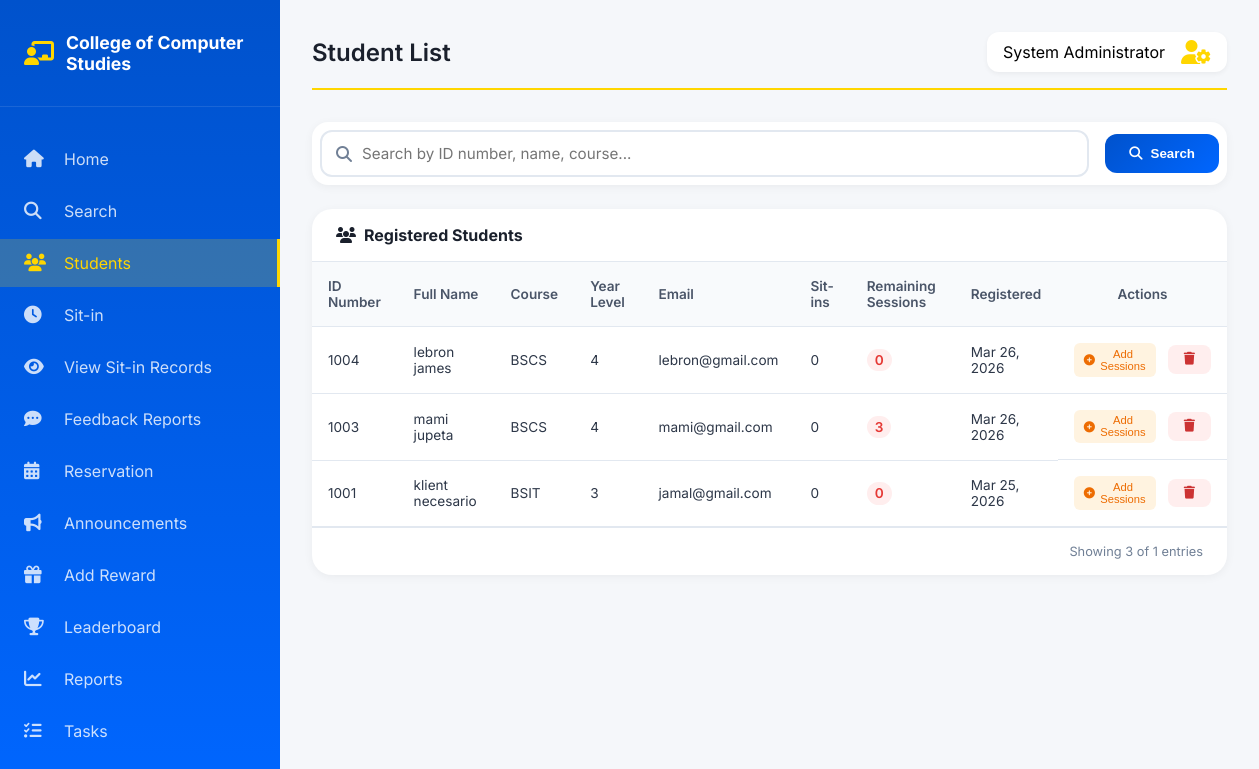
Page /admin/admin_students.php (signed in) on the committed database.
### tables this page shows
CREATE TABLE `users` (
  `id` int(11) NOT NULL,
  `id_number` varchar(50) NOT NULL,
  `last_name` varchar(100) NOT NULL,
  `first_name` varchar(100) NOT NULL,
  `middle_name` varchar(100) DEFAULT NULL,
  `course_level` int(11) NOT NULL,
  `course` varchar(50) NOT NULL,
  `password` varchar(255) NOT NULL,
  `email` varchar(100) NOT NULL,
  `address` text NOT NULL,
  `session_count` int(11) DEFAULT 0,
  `created_at` timestamp NOT NULL DEFAULT current_timestamp(),
  `updated_at` timestamp NOT NULL DEFAULT current_timestamp() ON UPDATE current_timestamp(),
  `profile_picture` varchar(255) DEFAULT 'default-avatar.png',
  `role` varchar(20) DEFAULT 'student'
);

### admin/admin_students.php (the view, shortened to what this page needs)
<?php
require_once '../config/database.php';
$admin_name = isset($_SESSION['user_name']) ? $_SESSION['user_name'] : 'Admin';
$limit = 15;
$page = isset($_GET['page']) ? intval($_GET['page']) : 1;
$offset = ($page - 1) * $limit;
$search = isset($_GET['search']) ? mysqli_real_escape_string($conn, $_GET['search']) : '';
$query = "SELECT u.*, COUNT(s.id) as total_sitins
          FROM users u
          LEFT JOIN sit_in_sessions s ON u.id = s.user_id AND s.status = 'completed'
          WHERE u.role = 'student' OR u.role IS NULL";
$total_query = "SELECT COUNT(*) as total FROM ($query) as temp";
$total_result = mysqli_query($conn, $total_query);
$total_rows = mysqli_fetch_assoc($total_result)['total'];
$query .= " GROUP BY u.id ORDER BY u.last_name ASC LIMIT $offset, $limit";
$students = mysqli_query($conn, $query);
?>
<!DOCTYPE html>
<html lang="en">
<head>
    <link rel="stylesheet" href="../frontend/admin.css">
    <link rel="stylesheet" href="https://cdnjs.cloudflare.com/ajax/libs/font-awesome/6.4.0/css/all.min.css">
</head>
<body>
    <div class="admin-container">
        <aside class="admin-sidebar">
            <div class="sidebar-header">
                <div class="logo">
                    <i class="fas fa-chalkboard-user"></i>
                    <span>College of Computer Studies</span>
                </div>
            </div>
            <nav class="sidebar-nav">
                <a href="admin_dashboard.php" class="nav-item"><i class="fas fa-home"></i><span>Home</span></a>
                <a href="admin_search.php" class="nav-item"><i class="fas fa-search"></i><span>Search</span></a>
                <a href="admin_students.php" class="nav-item active"><i class="fas fa-users"></i><span>Students</span></a>
                <a href="admin_sitins.php" class="nav-item"><i class="fas fa-clock"></i><span>Sit-in</span></a>
                <a href="admin_view_sitins.php" class="nav-item"><i class="fas fa-eye"></i><span>View Sit-in Records</span></a>
                <a href="admin_feedback_reports.php" class="nav-item"><i class="fas fa-comment-dots"></i><span>Feedback Reports</span></a>
                <a href="admin_reservation.php" class="nav-item"><i class="fas fa-calendar-alt"></i><span>Reservation</span></a>
                <a href="admin_announcements.php" class="nav-item"><i class="fas fa-bullhorn"></i><span>Announcements</span></a>
                <a href="admin_add_reward.php" class="nav-item"><i class="fas fa-gift"></i><span>Add Reward</span></a>
                <a href="admin_leaderboard.php" class="nav-item"><i class="fas fa-trophy"></i><span>Leaderboard</span></a>
                <a href="admin_reports.php" class="nav-item"><i class="fas fa-chart-line"></i><span>Reports</span></a>
                <a href="admin_tasks.php" class="nav-item"><i class="fas fa-tasks"></i><span>Tasks</span></a>
            </nav>
        </aside>
        <main class="admin-main">
            <header class="admin-header">
                <h1>Student List</h1>
                <div class="admin-info">
                    <span><?php echo htmlspecialchars($admin_name); ?></span>
                    <i class="fas fa-user-cog"></i>
                </div>
            </header>
            <div class="search-section" style="margin-bottom: 1.5rem;">
                <form method="GET" action="">
                    <div class="search-box" style="display: flex; gap: 1rem; align-items: center; background: white; padding: 0.5rem; border-radius: 16px; box-shadow: 0 2px 10px rgba(0,0,0,0.05);">
                        <div style="position: relative; flex: 1;">
                            <i class="fas fa-search" style="position: absolute; left: 1rem; top: 50%; transform: translateY(-50%); color: #718096;"></i>
                            <input type="text" name="search"
                                   value="<?php echo htmlspecialchars($search); ?>"
                                   placeholder="Search by ID number, name, course..."
                                   style="width: 100%; padding: 0.75rem 1rem 0.75rem 2.5rem;
                                          border: 2px solid #e2e8f0; border-radius: 12px;
                                          font-family: 'Inter', sans-serif; font-size: 0.95rem;
                                          transition: border-color 0.3s ease; outline: none;">
                        </div>
                        <button type="submit"
                                style="background: linear-gradient(135deg, #0052cc, #0066ff);
                                       color: white; border: none; padding: 0.75rem 1.5rem;
                                       border-radius: 12px; font-weight: 600; cursor: pointer;
                                       display: flex; align-items: center; gap: 0.5rem;">
                            <i class="fas fa-search"></i> Search
                        </button>
                    </div>
                </form>
            </div>
            <div class="data-table">
                <div class="table-header">
                    <h2><i class="fas fa-users"></i> Registered Students</h2>
                </div>
                <div class="table-responsive">
                    <table class="students-table">
                        <thead>
                            <tr>
                                <th>ID Number</th>
                                <th>Full Name</th>
                                <th>Course</th>
                                <th>Year Level</th>
                                <th>Email</th>
                                <th>Sit-ins</th>
                                <th>Remaining Sessions</th>
                                <th>Registered</th>
                                <th>Actions</th>
                            </tr>
                        </thead>
                        <tbody>
                            <?php if(mysqli_num_rows($students) > 0): ?>
                                <?php while($student = mysqli_fetch_assoc($students)):
                                    $sessions_left = $student['session_count'];
                                    $sessions_class = $sessions_left <= 5 ? 'low-sessions' : '';
                                ?>
                                <tr>
                                    <td><?php echo htmlspecialchars($student['id_number']); ?></td>
                                    <td><?php echo htmlspecialchars($student['first_name'] . ' ' . $student['last_name']); ?></td>
                                    <td><?php echo htmlspecialchars($student['course']); ?></td>
                                    <td><?php echo $student['course_level']; ?></td>
                                    <td><?php echo htmlspecialchars($student['email']); ?></td>
                                    <td><?php echo $student['total_sitins']; ?></td>
                                    <td class="sessions-cell">
                                        <span class="<?php echo $sessions_class; ?>"><?php echo $sessions_left; ?></span>
                                    </td>
                                    <td><?php echo date('M d, Y', strtotime($student['created_at'])); ?></td>
                                    <td class="actions">
                                        <button class="btn-edit-sessions" onclick="openSessionsModal(<?php echo $student['id']; ?>, <?php echo $sessions_left; ?>, '<?php echo htmlspecialchars($student['first_name'] . ' ' . $student['last_name']); ?>')">
                                            <i class="fas fa-plus-circle"></i> Add Sessions
                                        </button>
                                        <a href="admin_students.php?delete=<?php echo $student['id']; ?>" class="btn-delete" onclick="return confirm('Delete this student?')">
                                            <i class="fas fa-trash"></i>
                                        </a>
                                    </td>
                                </tr>
                                <?php endwhile; ?>
                            <?php else: ?>
                                <tr><td colspan="9" style="text-align: center;">No students found</td></tr>
                            <?php endif; ?>
                        </tbody>
                    </table>
                </div>
                <div class="table-footer">
                    <p>Showing <?php echo mysqli_num_rows($students); ?> of <?php echo $total_rows; ?> entries</p>
                </div>
            </div>
        </main>
    </div>
</body>
</html>

### frontend/admin.css (style rules this page uses)
* { margin: 0; padding: 0; box-sizing: border-box; }
body { font-family: 'Inter', sans-serif; background: #f5f7fa; }
.admin-container { display: flex; min-height: 100vh; }
.admin-sidebar { width: 280px; background: linear-gradient(180deg, #0052cc 0%, #0066ff 100%); color: white; position: fixed; height: 100vh; overflow-y: auto; transition: transform 0.3s ease; z-index: 1000; }
.sidebar-header { padding: 2rem 1.5rem; border-bottom: 1px solid rgba(255, 255, 255, 0.1); }
.logo { display: flex; align-items: center; gap: 0.75rem; font-size: 1.1rem; font-weight: 700; }
.logo i { font-size: 1.5rem; color: #ffd600; }
.sidebar-nav { padding: 1.5rem 0; }
.nav-item { display: flex; align-items: center; gap: 1rem; padding: 0.875rem 1.5rem; color: rgba(255, 255, 255, 0.8); text-decoration: none; transition: all 0.3s ease; margin: 0.25rem 0; cursor: pointer; }
.nav-item i { width: 24px; font-size: 1.1rem; }
.nav-item.active { background: rgba(255, 214, 0, 0.2); color: #ffd600; border-right: 3px solid #ffd600; }
.admin-main { flex: 1; margin-left: 280px; padding: 2rem; }
.admin-header { display: flex; justify-content: space-between; align-items: center; margin-bottom: 2rem; padding-bottom: 1rem; border-bottom: 2px solid #ffd600; }
.admin-header h1 { font-size: 1.5rem; color: #1a202c; font-weight: 600; }
.admin-info { display: flex; align-items: center; gap: 1rem; background: white; padding: 0.5rem 1rem; border-radius: 12px; box-shadow: 0 2px 5px rgba(0, 0, 0, 0.05); }
.admin-info i { font-size: 1.5rem; color: #ffd600; }
.data-table { background: white; border-radius: 20px; overflow-x: auto; box-shadow: 0 2px 10px rgba(0, 0, 0, 0.05); margin-bottom: 2rem; }
.table-header { display: flex; justify-content: space-between; align-items: center; padding: 1rem 1.5rem; border-bottom: 1px solid #e2e8f0; }
.table-header h2 { font-size: 1rem; color: #1a202c; display: flex; align-items: center; gap: 0.5rem; }
table { width: 100%; border-collapse: collapse; }
th, td { padding: 0.75rem 1rem; text-align: left; border-bottom: 1px solid #e2e8f0; }
th { background: #f8fafc; font-weight: 600; color: #4a5568; font-size: 0.85rem; }
td { color: #2d3748; font-size: 0.85rem; }
.table-footer { padding: 1rem 1.5rem; border-top: 1px solid #e2e8f0; text-align: right; font-size: 0.8rem; color: #718096; }
.data-table th:last-child { text-align: center !important; }
.actions { display: flex !important; gap: 0.75rem !important; align-items: center !important; justify-content: center !important; flex-direction: row !important; flex-wrap: nowrap !important; }
.btn-delete { display: inline-flex !important; align-items: center !important; justify-content: center !important; gap: 0.4rem !important; padding: 0.5rem 1rem !important; border-radius: 8px !important; font-size: 0.8rem !important; font-weight: 500 !important; text-decoration: none !important; cursor: pointer !important; transition: all 0.2s ease !important; border: none !important; background: #fee !important; color: #c33 !important; }
.btn-edit i, .btn-delete i { font-size: 0.8rem !important; }
.data-table td { vertical-align: middle !important; padding: 1rem !important; }
.data-table th { padding: 1rem !important; background: #f8fafc !important; font-weight: 600 !important; }
.data-table td:last-child { text-align: center !important; vertical-align: middle !important; }
.table-responsive { overflow-x: auto; -webkit-overflow-scrolling: touch; }
.btn-delete { background: #fee; color: #c33; border: none; padding: 0.4rem 0.8rem; border-radius: 6px; cursor: pointer; transition: all 0.3s ease; display: inline-flex; align-items: center; gap: 0.3rem; font-size: 0.75rem; }

### admin/admin_students.php (style rules this page uses)
.btn-edit-sessions { background: #fff3e0; color: #ed6c02; border: none; padding: 0.3rem 0.6rem; border-radius: 6px; cursor: pointer; transition: all 0.3s ease; display: inline-flex; align-items: center; gap: 0.3rem; font-size: 0.7rem; }
.sessions-cell { font-weight: 600; }
.low-sessions { color: #e53935; background: #fee; padding: 0.2rem 0.5rem; border-radius: 20px; display: inline-block; }

### rows in the picture
users: id_number "1004", first_name+last_name "lebron james", course "BSCS", course_level "4", email "lebron@gmail.com", total_sitins "0", session_count "0", created_at "Mar 26, 2026"
users: id_number "1003", first_name+last_name "mami jupeta", course "BSCS", course_level "4", email "mami@gmail.com", total_sitins "0", session_count "3", created_at "Mar 26, 2026"
users: id_number "1001", first_name+last_name "klient necesario", course "BSIT", course_level "3", email "jamal@gmail.com", total_sitins "0", session_count "0", created_at "Mar 25, 2026"

### other values in the picture
$admin_name "System Administrator"
mysqli_num_rows($students) "3"
$total_rows "1"
